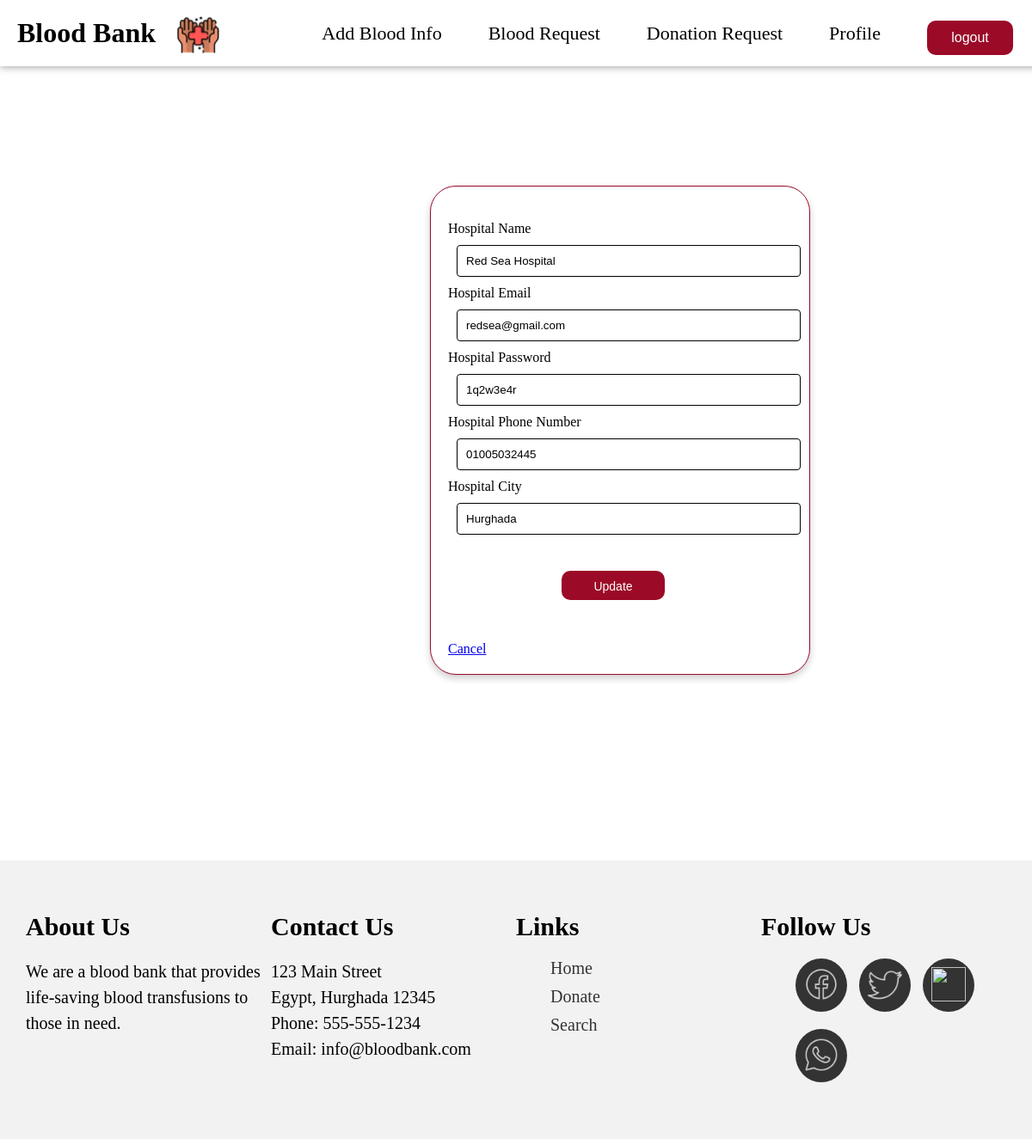
/hprofile.php (signed in), run on the app's committed database.
### tables this page shows
CREATE TABLE `hospitals` (
  `id` int(11) NOT NULL,
  `hname` varchar(100) NOT NULL,
  `hemail` varchar(100) NOT NULL,
  `hpassword` varchar(100) NOT NULL,
  `hphone` varchar(100) NOT NULL,
  `hcity` varchar(100) NOT NULL
);

### hprofile.php (the view, shortened to what this page needs)
<?php
require 'file/connection.php';
if(!isset($_SESSION['hid']))
{
  header('location:login.php');
}
else {
	if(isset($_SESSION['hid'])){
		$id=$_SESSION['hid'];
		$sql = "SELECT * FROM hospitals WHERE id='$id'";
		$result = mysqli_query($conn, $sql);
		$row = mysqli_fetch_array($result);
	}
}
?>
<head>
    <link rel="stylesheet" type="text/css" href="/donate_css/footer.css">
	<link rel="stylesheet" href="css/hprofile.css">
</head>
<!DOCTYPE html>
<html>
<body>
	<?php require 'header.php'; ?>
	<div class="container cont">
		<div class="row">
			<div class="col">
				<div class="card">
					<div class="card-body">
					   <form action="file/updateprofile.php" method="post">
					   	<label class="text-muted font-weight-bold" class="text-muted font-weight-bold">Hospital Name</label>
						<input type="text" name="hname" value="<?php echo $row['hname']; ?>" class="form-control mb-3">
						<label class="text-muted font-weight-bold">Hospital Email</label>
						<input type="email" name="hemail" value="<?php echo $row['hemail']; ?>" class="form-control mb-3">
						<label class="text-muted font-weight-bold">Hospital Password</label>
						<input type="text" name="hpassword" value="<?php echo $row['hpassword']; ?>" class="form-control mb-3">
						<label class="text-muted font-weight-bold">Hospital Phone Number</label>
						<input type="text" name="hphone" value="<?php echo $row['hphone']; ?>" class="form-control mb-3">
						<label class="text-muted font-weight-bold">Hospital City</label>
						<input type="text" name="hcity" value="<?php echo $row['hcity']; ?>" class="form-control mb-3">
						<input type="submit" name="update" class="btn" value="Update">
					   </form>
					</div>
					<a href="index.php" class="text-center">Cancel</a><br>
				</div>
			</div>
		</div>
	</div>
	<?php require 'footer.php'; ?>
</body>
</html>

### CSS/hprofile.css (style rules this page uses)
body { margin: 0px; }
.card { width: 400px; padding: 20px; box-shadow: 0 4px 8px 0 rgba(0, 0, 0, 0.2); background-color: #fff; margin: 216px 500px; border-radius: 30px; border: 1px solid rgb(155, 10, 39); }
.card-body { margin-top: 20px; }
form { display: grid; }
input { width: 100%; padding: 10px; border: 1px solid; border-radius: 4px; margin: 10px; }
.btn { background-color: rgb(155, 10, 39); border: none; border-radius: 10px; color: white; text-align: center; text-decoration: none; display: inline-block; font-size: 14px; position: relative; cursor: pointer; left: 100px; width: 120px; margin: 32px; height: 34px; }

### data on the page
hospitals: hname "Red Sea Hospital", hemail "redsea@gmail.com", hpassword "1q2w3e4r", hphone "01005032445", hcity "Hurghada"
